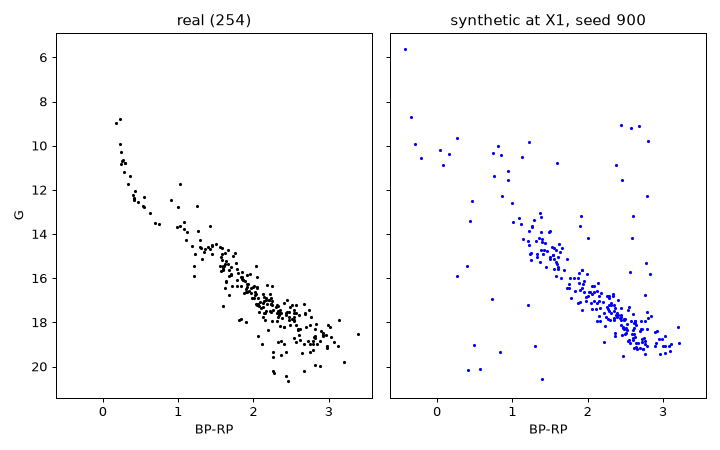

Recreate this plot in Python.
#!/usr/bin/env python3
"""Predictive check of the generator (methodology §A.1.3) BEFORE any coverage is read: synthetic
catalogues drawn at X1's best fit (the real data's own mode) against the 254 real members.

Statistics (each over 8 synthetic draws, seeds 900-907): two-sample KS p on G and on BP-RP;
the colour residual about a running median in G (bins of 1 mag): its MAD and the fraction of stars
more than 0.3 mag from it; and the G-rank correlation of the errors. Figure: real vs one synthetic.
The generator is accepted if the real value of each width statistic lies inside the range of the
8 synthetic ones widened by 25 %, and no KS p < 0.01 in more than 2 of 8 draws.
Writes ``gencheck.json`` and ``gencheck.png``.
"""

from __future__ import annotations

import sys
from pathlib import Path

import numpy as np

HERE = Path(__file__).resolve().parent
sys.path.insert(0, str(HERE))
import iv_common as C  # noqa: E402


def widths(G, Cc):
    edges = np.arange(np.floor(G.min()), np.ceil(G.max()) + 1, 1.0)
    med = np.full(G.size, np.nan)
    for lo, hi in zip(edges[:-1], edges[1:], strict=True):
        m = (G >= lo) & (G < hi)
        if m.sum() >= 3:
            med[m] = np.median(Cc[m])
    r = Cc - med
    ok = np.isfinite(r)
    return {
        "mad": float(np.median(np.abs(r[ok] - np.median(r[ok])))),
        "frac_gt_0p3": float(np.mean(np.abs(r[ok]) > 0.3)),
    }


def main() -> None:
    import matplotlib

    matplotlib.use("Agg")
    import matplotlib.pyplot as plt
    from scipy.stats import ks_2samp

    real = C.real_table()
    Gr = np.asarray(real["Gmag"], float)
    Cr = np.asarray(real["G_BPmag"], float) - np.asarray(real["G_RPmag"], float)
    gen = C.fitter(real)
    truth = dict(C.X1)
    out = {"truth": truth, "real": widths(Gr, Cr), "synth": []}
    keep = None
    for s in range(900, 908):
        rng = np.random.default_rng(s)
        t, gi = C.draw_synthetic(gen, truth, 254, rng, real)
        G = np.asarray(t["Gmag"], float)
        Cs = np.asarray(t["G_BPmag"], float)
        rec = {
            "seed": s, **gi, **widths(G, Cs),
            "ks_p_G": float(ks_2samp(G, Gr).pvalue),
            "ks_p_col": float(ks_2samp(Cs, Cr).pvalue),
        }
        out["synth"].append(rec)
        print(rec, flush=True)
        if keep is None:
            keep = (G, Cs)
    syn = out["synth"]
    verdict = {}
    for k in ("mad", "frac_gt_0p3"):
        v = [r[k] for r in syn]
        lo, hi = min(v), max(v)
        pad = 0.25 * (hi - lo)
        verdict[k] = {"real": out["real"][k], "synth_min": lo, "synth_max": hi,
                      "inside": bool(lo - pad <= out["real"][k] <= hi + pad)}
    for k in ("ks_p_G", "ks_p_col"):
        n = sum(r[k] < 0.01 for r in syn)
        verdict[k] = {"n_below_0.01": int(n), "ok": bool(n <= 2)}
    out["verdict"] = verdict
    out["accepted"] = bool(all(v.get("inside", v.get("ok")) for v in verdict.values()))
    C.dump(HERE / "gencheck.json", out)
    fig, ax = plt.subplots(1, 2, figsize=(8, 5), sharex=True, sharey=True)
    ax[0].plot(Cr, Gr, "k.", ms=3)
    ax[0].set_title("real (254)")
    ax[1].plot(keep[1], keep[0], "b.", ms=3)
    ax[1].set_title("synthetic at X1, seed 900")
    ax[0].invert_yaxis()
    for a in ax:
        a.set_xlabel("BP-RP")
    ax[0].set_ylabel("G")
    fig.tight_layout()
    fig.savefig(HERE / "gencheck.png", dpi=90)
    print(verdict, "accepted", out["accepted"])


if __name__ == "__main__":
    main()
